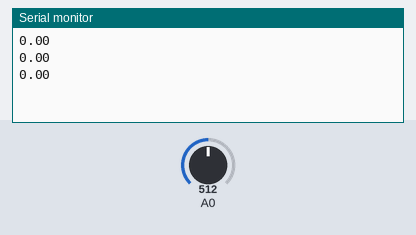
The sketch below on a simulated Arduino Uno, built with avr-gcc and run on an emulated ATmega328P. On the bench: the last lines printed to the serial monitor. Inputs (shaded band) come from the test bench; at power-on: A0 = 512.

Above: at 1.3 s.
1.4 s: A0 set to 716
At 1.9 s:
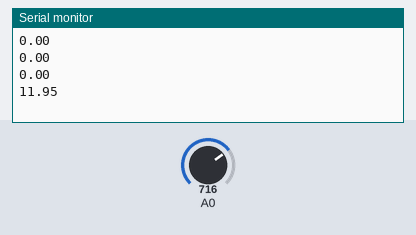
2.9 s: A0 set to 900
At 3.4 s:
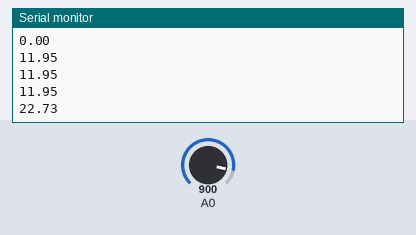
Timing chart, 0 to 5.9 s (numbered marks = the images above; inputs shaded):
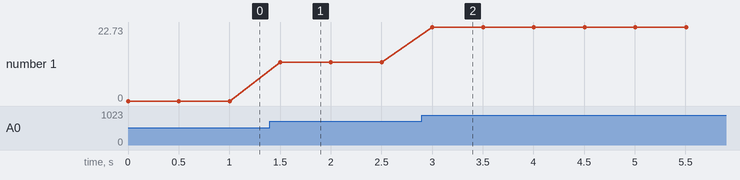

The sketch:

Sensor_Raw_Data_Read.ino
```cpp
void setup() {
  Serial.begin( 9600 );
}

void loop() {
  int sensorValue = analogRead(A0);
  float Amp = 0.05859*sensorValue-29.998;
  Serial.println(Amp);
  delay(500);
}
```

Measured:
- after the input at 1.4 s, the serial monitor: prints a new line after 0.10 s (image 1)
- after the input at 2.9 s, the serial monitor: prints a new line after 0.10 s (image 2)
- plotted number 1: 0 → 11.95 after the input at 1.4 s, 11.95 → 22.73 after the input at 2.9 s
